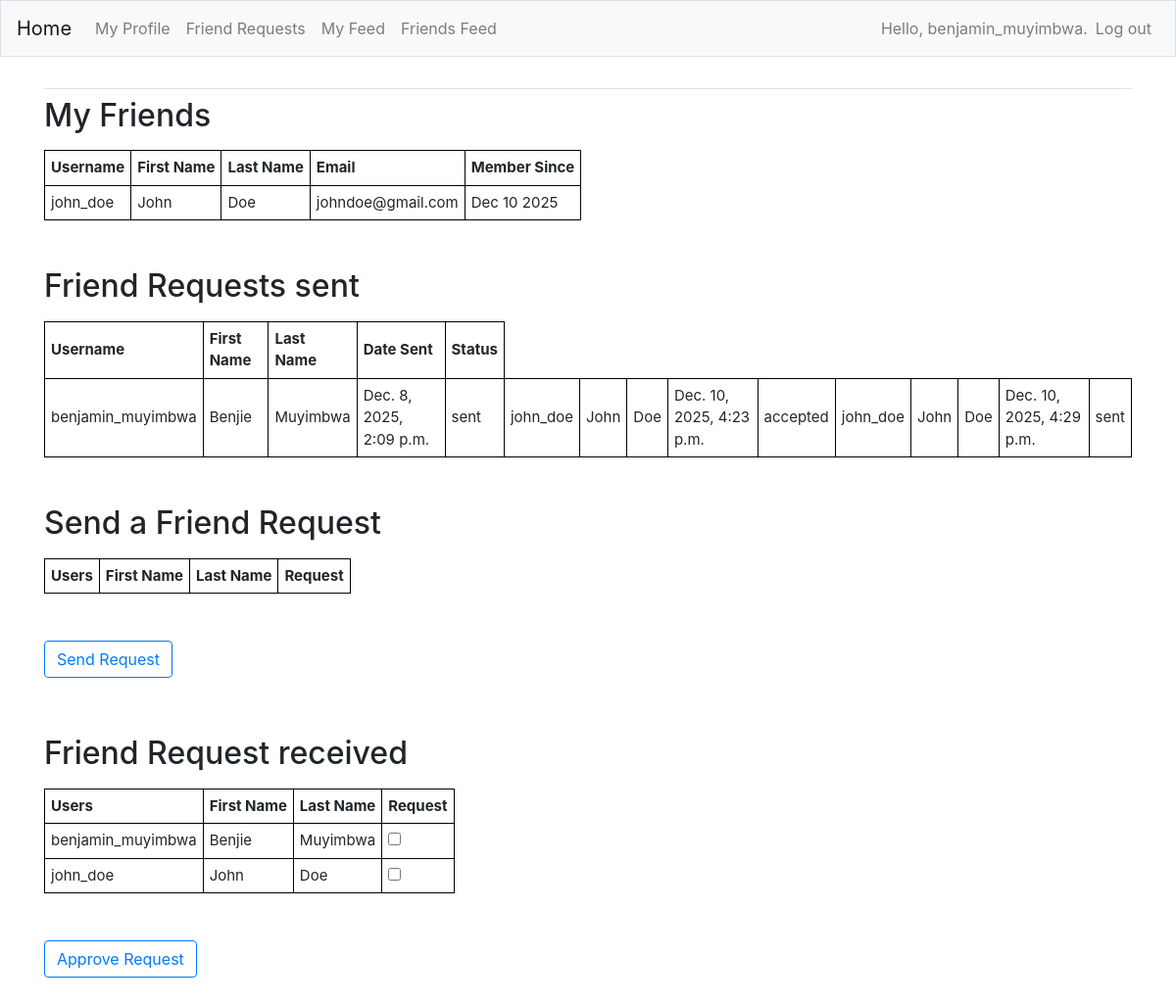
Screenshot of /friends/ (signed in) with the database file from the repository.
### FeedApp/models.py (models this page shows)
class Profile(models.Model):
    first_name = models.CharField(max_length=200, blank=True)
    last_name = models.CharField(max_length=200, blank=True)
    email = models.EmailField(max_length=300, blank=True)
    dob = models.DateField(null=True, blank=True)
    bio = models.TextField(blank=True)
    user = models.OneToOneField(User, on_delete=models.CASCADE)
    friends = models.ManyToManyField(User, blank=True, related_name='friends')
    created = models.DateTimeField(auto_now=True)
    updated = models.DateTimeField(auto_now_add=True)
    def __str__(self):
        return f"{self.user.username}"

class Relationship(models.Model):
    sender = models.ForeignKey(Profile, on_delete=models.CASCADE, related_name='sender')
    receiver = models.ForeignKey(Profile, on_delete=models.CASCADE, related_name='receiver')
    status = models.CharField(max_length=8, choices=STATUS_CHOICES, default="sent")
    created = models.DateTimeField(auto_now=True)
    updated = models.DateTimeField(auto_now_add=True)

### FeedApp/views.py (the view, shortened to what this page needs)
# urls.py: path('friends/', views.friends, name='friends'),
@login_required
def friends(request):
    admin_profile = Profile.objects.get(user=1)
    user_profile = Profile.objects.get(user=request.user)
    user_friends = user_profile.friends.all()
    user_friends_profiles = Profile.objects.filter(user__in=user_friends)
    user_relationships = Relationship.objects.filter(sender=user_profile)
    request_sent_profiles = user_relationships.values('receiver')
    all_profiles = Profile.objects.exclude(user=request.user) \
    .exclude(id__in=user_friends_profiles) \
    .exclude(id__in=request_sent_profiles)
    request_received_profiles = Relationship.objects.filter(receiver=user_profile, status='sent')
    if not user_relationships.exists(): #'filter' works with exists 'get' does not
        Relationship.objects.create(sender=user_profile, receiver=admin_profile, status='sent')
    if request.method == 'POST' and request.POST.get("send_requests"):
        receivers = request.POST.getlist("send_requests")
        for receiver in receivers:
            receiver_profile = Profile.objects.get(id=receiver)
            Relationship.objects.create(sender=user_profile, receiver=receiver_profile, status='sent')
        return redirect('FeedApp:friends')
    context = {'user_friends_profiles':user_friends_profiles, 'user_relationships':user_relationships,
               'all_profiles':all_profiles, 'request_received_profiles':request_received_profiles}
    return render(request, 'FeedApp/friends.html', context)

### FeedApp/templates/FeedApp/friends.html (shortened to what this page needs)
{% extends "FeedApp/base.html" %}
{% load bootstrap4 %}
{% block content %}
<h2>
    <p>My Friends</p>
</h2>
<table>
    <tr>
        <th>Username</th>
        <th>First Name</th>
        <th>Last Name</th>
        <th>Email</th>
        <th>Member Since</th>
    </tr>
    {% for friend in user_friends_profiles %}
    <tr>
        <td>{{friend}}</td>
        <td>{{friend.first_name}}</td>
        <td>{{friend.last_name}}</td>
        <td>{{friend.email}}</td>
        <td>{{friend.created|date:"M d Y"}}</td>
    </tr>
    {% endfor %}
</table>
<br><br>
<h2>
    <p>Friend Requests sent</p>
</h2>
<table>
    <tr>
        <th>Username</th>
        <th>First Name</th>
        <th>Last Name</th>
        <th>Date Sent</th>
        <th>Status</th>
    </tr>
    <tr>
        {% for r in user_relationships %}
        <td>{{ r.receiver }}</td>
        <td>{{ r.receiver.first_name }}</td>
        <td>{{ r.receiver.last_name }}</td>
        <td>{{ r.created }}</td>
        <td>{{ r.status }}</td>
        {% endfor %}
    </tr>
</table>
<br><br>
<h2>
    <p>Send a Friend Request</p>
</h2>
<form action="{% url 'FeedApp:friends' %}" method='post'>
    <table>
        <tr>
            <th>Users</th>
            <th>First Name</th>
            <th>Last Name</th>
            <th>Request</th>
        </tr>
    </table>
    <br><br>
    <button name="submit" class="btn btn-outline-primary" style="float: left;">Send Request</button>
</form>
<br><br><br><br>
<h2>
    <p>Friend Request received</p>
</h2>
<form action="{% url 'FeedApp:friends' %}" method='post'>
    <table>
        <tr>
            <th>Users</th>
            <th>First Name</th>
            <th>Last Name</th>
            <th>Request</th>
        </tr>
        {% for rr in request_received_profiles %}
        <tr>
            <td>{{rr.sender}}</td>
            <td>{{rr.sender.first_name}}</td>
            <td>{{rr.sender.last_name}}</td>
            <td><input type="checkbox" name="receive_requests" value="{{rr.id}}"></td>
        </tr>
        {% endfor %}
    </table>
    <br><br>
    <button name="submit" class="btn btn-outline-primary" style="float: left;">Approve Request</button>
    <br><br><br><br>
</form>
{% endblock content %}

### FeedApp/templates/FeedApp/base.html (shortened to what this page needs)
{% load bootstrap4 %}
<!doctype html>
<html lang="en">
<head>
    {% bootstrap_css %}
</head>
<body>
    <nav class="navbar navbar-expand-md navbar-light bg-light mb-4 border">
        <a class="navbar-brand" href="{% url 'FeedApp:index'%}">
            Home</a>
        <div class="collapse navbar-collapse" id="navbarCollapse">
            <ul class="navbar-nav mr-auto">
                <li class="nav-item">
                    <a class="nav-link" href="{% url 'FeedApp:profile' %}">My Profile</a>
                </li>
                <li class="nav-item">
                    <a class="nav-link" href="{% url 'FeedApp:friends' %}">Friend Requests</a>
                </li>
                <li class="nav-item">
                    <a class="nav-link" href="{% url 'FeedApp:myfeed' %}">My Feed</a>
                </li>
                <li class="nav-item">
                    <a class="nav-link" href="{% url 'FeedApp:friendsfeed' %}">Friends Feed</a>
                </li>
            </ul>
            <ul class="navbar-nav ml-auto">
                {% if user.is_authenticated %}
                <li class="nav-item">
                    <span class="navbar-text">Hello, {{ user.username }}.</span>
                </li>
                <li class="nav-item">
                    <a class="nav-link" href="{% url 'users:logout' %}">Log out</a>
                </li>
                {% endif %}
            </ul>
        </div>
    </nav>
    <main role="main" class="container">
        <div class="pb-2 mb-2 border-bottom">
        </div>
        <div>
            {% block content %}{% endblock content %}
        </div>
    </main>
</body>
</html>

### FeedApp/templates/FeedApp/friends.html (style rules this page uses)
table { font-size: 15px; width: auto; }
th, td { border: 1px solid black; padding: 6px; }

### rows the page displays
Profile: user.username "john_doe", first_name "John", last_name "Doe", email "johndoe@gmail.com", created "Dec 10 2025"
Relationship: receiver "benjamin_muyimbwa", receiver.first_name "Benjie", receiver.last_name "Muyimbwa", created "Dec. 8, 2025, 2:09 p.m.", status "sent", sender "benjamin_muyimbwa", sender.first_name "Benjie", sender.last_name "Muyimbwa"
Relationship: receiver "john_doe", receiver.first_name "John", receiver.last_name "Doe", created "Dec. 10, 2025, 4:23 p.m.", status "accepted"
Relationship: receiver "john_doe", receiver.first_name "John", receiver.last_name "Doe", created "Dec. 10, 2025, 4:29 p.m.", status "sent"
Relationship: sender "john_doe", sender.first_name "John", sender.last_name "Doe"

### other values shown
{{ user.username }} "benjamin_muyimbwa"
